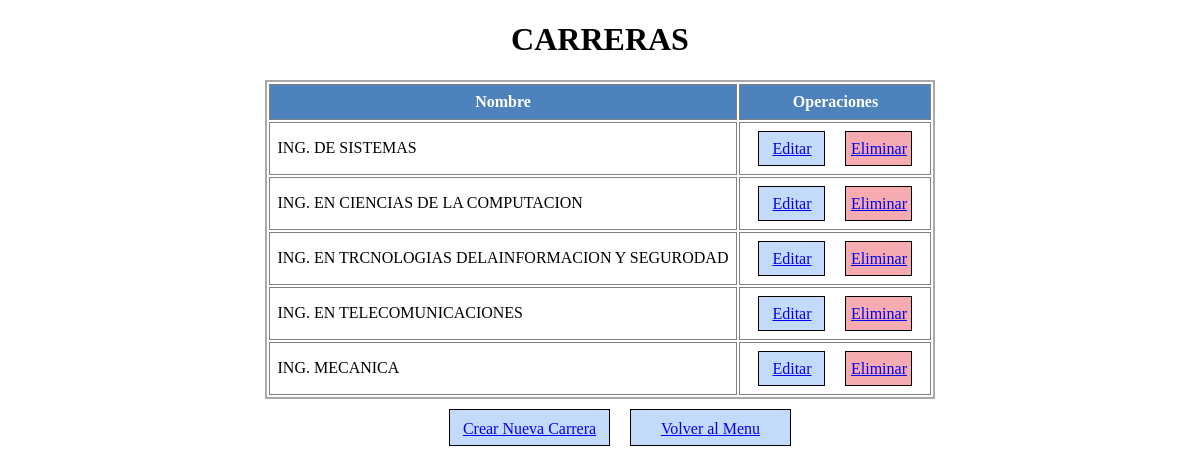
Screenshot of /read_carrera.php with the database file from the repository.
### tables this page shows
CREATE TABLE `carrera` (
  `id` int(11) NOT NULL,
  `nombre` varchar(50) NOT NULL
);

### read_carrera.php (the view, shortened to what this page needs)
<!DOCTYPE html>
<html lang="en">
<head>
    <link rel="stylesheet" href="style.css" />
</head>
<body>
    <h1>CARRERAS</h1>
    <?php include('conexion.php');
$sql = "SELECT id, nombre FROM carrera";
    $resultado = $con->query($sql);
    if ($resultado->num_rows > 0) {
    ?>
        <table>
            <tr>
                <th>Nombre</th>
                <th>Operaciones</th>
            </tr>
            <?php while ($row = $resultado->fetch_assoc()) {
            ?>
                <tr>
                    <td><?php echo $row['nombre']; ?></td>
                    <td>
                        <div class="operaciones">
                        <div class="operaciones_item">
                        <a href="form_update_carrera.php?id=<?php echo $row['id'];?>">Editar</a>
                        </div>
                        <div class="operaciones_itemE">
                        <a href="delete_carrera.php?id=<?php echo $row['id'];?>">Eliminar</a>
                        </div>
                        </div> </td>
                </tr>
            <?php } ?>
        </table>
    <?php
    } else {
    ?> <div>No existen registros que mostrar</div>
    <?php }
    ?>
<div class="op">
<div class="operaciones_item1">
<a href="formu_carrera.php">Crear Nueva Carrera</a>
</div>
<div class="operaciones_item1">
<a href="menu_alumnos_carreras.html">Volver al Menu</a>
</div>
</div>
</body>
</html>

### style.css (style rules this page uses)
table { border: 2px solid darkgray; margin: 0 auto; }
table th, table td { border: 1px solid gray; padding: 8px; }
table th { background-color: #4d82bc; color: white; }
.operaciones { text-align: center; display: flex; justify-content: center; align-items: center; }
.op { display: flex; align-items: center; justify-content: center; }
.operaciones_item { width: 65px; height: 5px; background-color: #c4dafa; text-align: center; padding-top: 8px; padding-bottom: 20px; border: 1px solid black; margin: 0 10px; }
.operaciones_itemE { width: 65px; height: 5px; background-color: #f5abb0; text-align: center; padding-top: 8px; padding-bottom: 20px; border: 1px solid black; margin: 0 10px; }
.operaciones_item1 { width: 159px; height: 5px; background-color: #c4dafa; text-align: center; padding-top: 10px; padding-bottom: 20px; justify-content: center; border: 1px solid black; margin: 10px 10px; transform: translateX(20px); }
h1 { text-align: center; }

### rows the page displays
carrera: nombre "ING. DE SISTEMAS"
carrera: nombre "ING. EN CIENCIAS DE LA COMPUTACION"
carrera: nombre "ING. EN TRCNOLOGIAS DELAINFORMACION Y SEGURODAD"
carrera: nombre "ING. EN TELECOMUNICACIONES"
carrera: nombre "ING. MECANICA"
